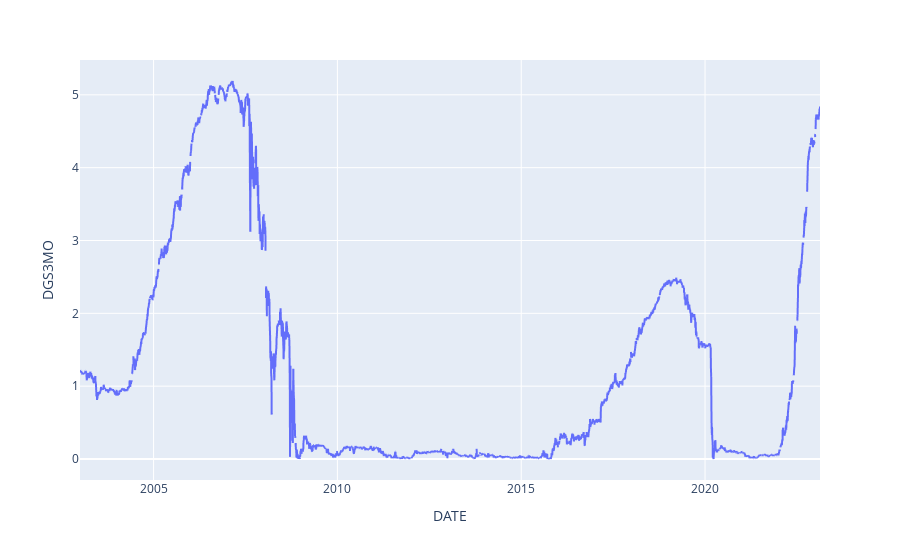

Notebook source saved alongside this figure:
### Markdown cell above
#### Treasury Americano de 3 meses

### Code cell
t3mo = web.DataReader('DGS3MO', 'fred', start)
px.line(data_frame=t3mo, x=t3mo.index, y='DGS3MO')

### Figure 1 — Plotly figure (JSON) as saved in the notebook; plotly's stock layout.template omitted (floating-point values rounded to 4 significant figures; data arrays with more than 128 entries replaced by an {"elided": "..."} marker saying what was removed)
{"data": [{"hovertemplate": "DATE=%{x}<br>DGS3MO=%{y}<extra></extra>", "legendgroup": "", "line": {"color": "#636efa", "dash": "solid"}, "marker": {"symbol": "circle"}, "mode": "lines", "name": "", "showlegend": false, "type": "scattergl", "x": {"elided": "5252 str values"}, "xaxis": "x", "y": {"elided": "5252 float values"}, "yaxis": "y"}], "layout": {"legend": {"tracegroupgap": 0}, "margin": {"t": 60}, "xaxis": {"anchor": "y", "domain": [0, 1], "title": {"text": "DATE"}}, "yaxis": {"anchor": "x", "domain": [0, 1], "title": {"text": "DGS3MO"}}}}
